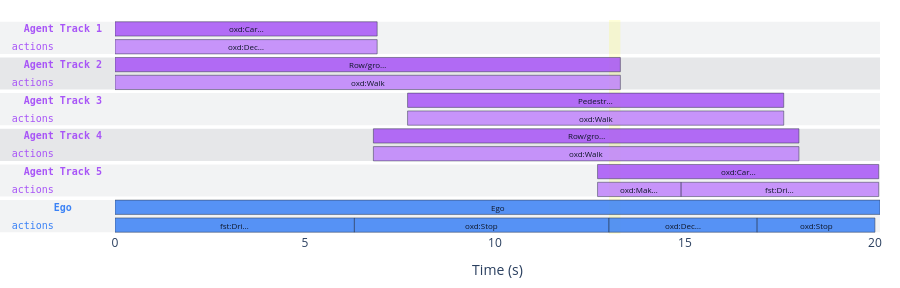

The cell this chart's notebook holds for it:
### Markdown cell above
## 7. `families=[...]` — render only selected annotation families

Every visualize entry point (`seq.visualize`, `render_timeline`,
`matches.visualize`) accepts a `families` whitelist. Pass a list
of family leaves — `"action"`, `"condition"`, `"containment"`,
`"influence"`, `"property"`, `"pose"`, `"state"`,
`"signal_head"`, `"env_control"`, `"physical_containment"` —
and the timeline collapses to just those rows.

Parent entity headers ("Env Track 1", "Agent Track 2", ...) are
NOT named in the whitelist. They auto-render for any entity
whose sub-rows survive the filter; entities with zero
surviving sub-rows drop entirely (no orphan headers). This is
the same composition rule used by `track_groups`, `entity_kinds`,
`agent_ids`, and the clip-local `track_visibility` switches:
every supplied segment filter ANDs together.

### Code cell
# Just the action rows across the clip — ego actions and any
# agent actions, with their entity headers as the only context.
viz.render_timeline(
    seq,
    highlight=(m.interval.start, m.interval.end),
    families=["action"],
)

### Figure 1 — Plotly figure (JSON) as saved in the notebook; plotly's stock layout.template omitted (floating-point values rounded to 4 significant figures)
{"data": [{"hoverinfo": "text", "hovertext": "Ego<br>[0.00s – 20.13s]<br>track: ego_act", "marker": {"color": "#3b82f6", "opacity": 0, "size": 20}, "mode": "markers", "name": "hover:segment:ego_parent_5", "showlegend": false, "type": "scatter", "x": [10.07], "xaxis": "x", "y": [10], "yaxis": "y"}, {"hoverinfo": "text", "hovertext": "fst:DrivingInLane<br>[0.00s – 6.30s]<br>track: ego_act", "marker": {"color": "#3b82f6", "opacity": 0, "size": 20}, "mode": "markers", "name": "hover:segment:ego_act_6", "showlegend": false, "type": "scatter", "x": [3.15], "xaxis": "x", "y": [11], "yaxis": "y"}, {"hoverinfo": "text", "hovertext": "oxd:Stop<br>[6.30s – 13.00s]<br>track: ego_act", "marker": {"color": "#3b82f6", "opacity": 0, "size": 20}, "mode": "markers", "name": "hover:segment:ego_act_7", "showlegend": false, "type": "scatter", "x": [9.65], "xaxis": "x", "y": [11], "yaxis": "y"}, {"hoverinfo": "text", "hovertext": "oxd:Decelerate<br>[13.00s – 16.90s]<br>track: ego_act", "marker": {"color": "#3b82f6", "opacity": 0, "size": 20}, "mode": "markers", "name": "hover:segment:ego_act_8", "showlegend": false, "type": "scatter", "x": [14.95], "xaxis": "x", "y": [11], "yaxis": "y"}, {"hoverinfo": "text", "hovertext": "oxd:Stop<br>[16.90s – 20.00s]<br>track: ego_act", "marker": {"color": "#3b82f6", "opacity": 0, "size": 20}, "mode": "markers", "name": "hover:segment:ego_act_9", "showlegend": false, "type": "scatter", "x": [18.45], "xaxis": "x", "y": [11], "yaxis": "y"}, {"hoverinfo": "text", "hovertext": "oxd:Car [Agent]<br>[0.00s – 6.90s]<br>track: agent_0", "marker": {"color": "#a855f7", "opacity": 0, "size": 20}, "mode": "markers", "name": "hover:segment:agent_0_26", "showlegend": false, "type": "scatter", "x": [3.45], "xaxis": "x", "y": [0], "yaxis": "y"}, {"hoverinfo": "text", "hovertext": "oxd:Decelerate<br>[0.00s – 6.90s]<br>track: agent_0", "marker": {"color": "#c084fc", "opacity": 0, "size": 20}, "mode": "markers", "name": "hover:segment:agent_action_0_0_27", "showlegend": false, "type": "scatter", "x": [3.45], "xaxis": "x", "y": [1], "yaxis": "y"}, {"hoverinfo": "text", "hovertext": "Row/group Pedestrian (Adult) [Agent]<br>[0.00s – 13.30s]<br>track: agent_1", "marker": {"color": "#a855f7", "opacity": 0, "size": 20}, "mode": "markers", "name": "hover:segment:agent_1_31", "showlegend": false, "type": "scatter", "x": [6.65], "xaxis": "x", "y": [2], "yaxis": "y"}, {"hoverinfo": "text", "hovertext": "oxd:Walk<br>[0.00s – 13.30s]<br>track: agent_1", "marker": {"color": "#c084fc", "opacity": 0, "size": 20}, "mode": "markers", "name": "hover:segment:agent_action_1_0_32", "showlegend": false, "type": "scatter", "x": [6.65], "xaxis": "x", "y": [3], "yaxis": "y"}, {"hoverinfo": "text", "hovertext": "Pedestrian (Adult) [Agent]<br>[7.70s – 17.60s]<br>track: agent_2", "marker": {"color": "#a855f7", "opacity": 0, "size": 20}, "mode": "markers", "name": "hover:segment:agent_2_36", "showlegend": false, "type": "scatter", "x": [12.65], "xaxis": "x", "y": [4], "yaxis": "y"}, {"hoverinfo": "text", "hovertext": "oxd:Walk<br>[7.70s – 17.60s]<br>track: agent_2", "marker": {"color": "#c084fc", "opacity": 0, "size": 20}, "mode": "markers", "name": "hover:segment:agent_action_2_0_37", "showlegend": false, "type": "scatter", "x": [12.65], "xaxis": "x", "y": [5], "yaxis": "y"}, {"hoverinfo": "text", "hovertext": "Row/group Pedestrian (Adult) [Agent]<br>[6.80s – 18.00s]<br>track: agent_3", "marker": {"color": "#a855f7", "opacity": 0, "size": 20}, "mode": "markers", "name": "hover:segment:agent_3_43", "showlegend": false, "type": "scatter", "x": [12.4], "xaxis": "x", "y": [6], "yaxis": "y"}, {"hoverinfo": "text", "hovertext": "oxd:Walk<br>[6.80s – 18.00s]<br>track: agent_3", "marker": {"color": "#c084fc", "opacity": 0, "size": 20}, "mode": "markers", "name": "hover:segment:agent_action_3_0_44", "showlegend": false, "type": "scatter", "x": [12.4], "xaxis": "x", "y": [7], "yaxis": "y"}, {"hoverinfo": "text", "hovertext": "oxd:Car [Agent]<br>[12.70s – 20.10s]<br>track: agent_4", "marker": {"color": "#a855f7", "opacity": 0, "size": 20}, "mode": "markers", "name": "hover:segment:agent_4_50", "showlegend": false, "type": "scatter", "x": [16.4], "xaxis": "x", "y": [8], "yaxis": "y"}, {"hoverinfo": "text", "hovertext": "oxd:MakeARightTurn (unprotected)<br>[12.70s – 14.90s]<br>track: agent_4", "marker": {"color": "#c084fc", "opacity": 0, "size": 20}, "mode": "markers", "name": "hover:segment:agent_action_4_0_51", "showlegend": false, "type": "scatter", "x": [13.8], "xaxis": "x", "y": [9], "yaxis": "y"}, {"hoverinfo": "text", "hovertext": "fst:DrivingInLane<br>[14.90s – 20.10s]<br>track: agent_4", "marker": {"color": "#c084fc", "opacity": 0, "size": 20}, "mode": "markers", "name": "hover:segment:agent_action_4_1_52", "showlegend": false, "type": "scatter", "x": [17.5], "xaxis": "x", "y": [9], "yaxis": "y"}], "layout": {"annotations": [{"font": {"color": "#0f172a", "size": 8}, "name": "label:ego_parent_5", "showarrow": false, "text": "Ego", "x": 10.07, "xref": "x", "y": 10, "yref": "y"}, {"font": {"color": "#0f172a", "size": 8}, "name": "label:ego_act_6", "showarrow": false, "text": "fst:Dri…", "x": 3.15, "xref": "x", "y": 11, "yref": "y"}, {"font": {"color": "#0f172a", "size": 8}, "name": "label:ego_act_7", "showarrow": false, "text": "oxd:Stop", "x": 9.65, "xref": "x", "y": 11, "yref": "y"}, {"font": {"color": "#0f172a", "size": 8}, "name": "label:ego_act_8", "showarrow": false, "text": "oxd:Dec…", "x": 14.95, "xref": "x", "y": 11, "yref": "y"}, {"font": {"color": "#0f172a", "size": 8}, "name": "label:ego_act_9", "showarrow": false, "text": "oxd:Stop", "x": 18.45, "xref": "x", "y": 11, "yref": "y"}, {"font": {"color": "#0f172a", "size": 8}, "name": "label:agent_0_26", "showarrow": false, "text": "oxd:Car…", "x": 3.45, "xref": "x", "y": 0, "yref": "y"}, {"font": {"color": "#0f172a", "size": 8}, "name": "label:agent_action_0_0_27", "showarrow": false, "text": "oxd:Dec…", "x": 3.45, "xref": "x", "y": 1, "yref": "y"}, {"font": {"color": "#0f172a", "size": 8}, "name": "label:agent_1_31", "showarrow": false, "text": "Row/gro…", "x": 6.65, "xref": "x", "y": 2, "yref": "y"}, {"font": {"color": "#0f172a", "size": 8}, "name": "label:agent_action_1_0_32", "showarrow": false, "text": "oxd:Walk", "x": 6.65, "xref": "x", "y": 3, "yref": "y"}, {"font": {"color": "#0f172a", "size": 8}, "name": "label:agent_2_36", "showarrow": false, "text": "Pedestr…", "x": 12.65, "xref": "x", "y": 4, "yref": "y"}, {"font": {"color": "#0f172a", "size": 8}, "name": "label:agent_action_2_0_37", "showarrow": false, "text": "oxd:Walk", "x": 12.65, "xref": "x", "y": 5, "yref": "y"}, {"font": {"color": "#0f172a", "size": 8}, "name": "label:agent_3_43", "showarrow": false, "text": "Row/gro…", "x": 12.4, "xref": "x", "y": 6, "yref": "y"}, {"font": {"color": "#0f172a", "size": 8}, "name": "label:agent_action_3_0_44", "showarrow": false, "text": "oxd:Walk", "x": 12.4, "xref": "x", "y": 7, "yref": "y"}, {"font": {"color": "#0f172a", "size": 8}, "name": "label:agent_4_50", "showarrow": false, "text": "oxd:Car…", "x": 16.4, "xref": "x", "y": 8, "yref": "y"}, {"font": {"color": "#0f172a", "size": 8}, "name": "label:agent_action_4_0_51", "showarrow": false, "text": "oxd:Mak…", "x": 13.8, "xref": "x", "y": 9, "yref": "y"}, {"font": {"color": "#0f172a", "size": 8}, "name": "label:agent_action_4_1_52", "showarrow": false, "text": "fst:Dri…", "x": 17.5, "xref": "x", "y": 9, "yref": "y"}], "height": 288, "margin": {"b": 40, "l": 80, "r": 20, "t": 20}, "shapes": [{"fillcolor": "rgba(15, 23, 42, 0.05)", "layer": "below", "line": {"width": 0}, "name": "entity_block:Agents:0", "opacity": 1, "type": "rect", "x0": -0.18, "x1": 1, "xref": "paper", "y0": -0.4, "y1": 1.4, "yref": "y"}, {"fillcolor": "rgba(15, 23, 42, 0.1)", "layer": "below", "line": {"width": 0}, "name": "entity_block:Agents:1", "opacity": 1, "type": "rect", "x0": -0.18, "x1": 1, "xref": "paper", "y0": 1.6, "y1": 3.4, "yref": "y"}, {"fillcolor": "rgba(15, 23, 42, 0.05)", "layer": "below", "line": {"width": 0}, "name": "entity_block:Agents:2", "opacity": 1, "type": "rect", "x0": -0.18, "x1": 1, "xref": "paper", "y0": 3.6, "y1": 5.4, "yref": "y"}, {"fillcolor": "rgba(15, 23, 42, 0.1)", "layer": "below", "line": {"width": 0}, "name": "entity_block:Agents:3", "opacity": 1, "type": "rect", "x0": -0.18, "x1": 1, "xref": "paper", "y0": 5.6, "y1": 7.4, "yref": "y"}, {"fillcolor": "rgba(15, 23, 42, 0.05)", "layer": "below", "line": {"width": 0}, "name": "entity_block:Agents:4", "opacity": 1, "type": "rect", "x0": -0.18, "x1": 1, "xref": "paper", "y0": 7.6, "y1": 9.4, "yref": "y"}, {"fillcolor": "rgba(15, 23, 42, 0.05)", "layer": "below", "line": {"width": 0}, "name": "entity_block:Ego:0", "opacity": 1, "type": "rect", "x0": -0.18, "x1": 1, "xref": "paper", "y0": 9.6, "y1": 11.4, "yref": "y"}, {"fillcolor": "yellow", "layer": "below", "line": {"width": 0}, "name": "highlight", "opacity": 0.15, "type": "rect", "x0": 13, "x1": 13.3, "xref": "x", "y0": -0.5, "y1": 11.5, "yref": "y"}, {"fillcolor": "#3b82f6", "layer": "above", "line": {"color": "#0f172a", "width": 0.5}, "name": "segment:ego_parent_5", "opacity": 0.85, "type": "rect", "x0": 0, "x1": 20.13, "xref": "x", "y0": 9.6, "y1": 10.4, "yref": "y"}, {"fillcolor": "#3b82f6", "layer": "above", "line": {"color": "#0f172a", "width": 0.5}, "name": "segment:ego_act_6", "opacity": 0.85, "type": "rect", "x0": 0, "x1": 6.3, "xref": "x", "y0": 10.6, "y1": 11.4, "yref": "y"}, {"fillcolor": "#3b82f6", "layer": "above", "line": {"color": "#0f172a", "width": 0.5}, "name": "segment:ego_act_7", "opacity": 0.85, "type": "rect", "x0": 6.3, "x1": 13, "xref": "x", "y0": 10.6, "y1": 11.4, "yref": "y"}, {"fillcolor": "#3b82f6", "layer": "above", "line": {"color": "#0f172a", "width": 0.5}, "name": "segment:ego_act_8", "opacity": 0.85, "type": "rect", "x0": 13, "x1": 16.9, "xref": "x", "y0": 10.6, "y1": 11.4, "yref": "y"}, {"fillcolor": "#3b82f6", "layer": "above", "line": {"color": "#0f172a", "width": 0.5}, "name": "segment:ego_act_9", "opacity": 0.85, "type": "rect", "x0": 16.9, "x1": 20, "xref": "x", "y0": 10.6, "y1": 11.4, "yref": "y"}, {"fillcolor": "#a855f7", "layer": "above", "line": {"color": "#0f172a", "width": 0.5}, "name": "segment:agent_0_26", "opacity": 0.85, "type": "rect", "x0": 0, "x1": 6.9, "xref": "x", "y0": -0.4, "y1": 0.4, "yref": "y"}, {"fillcolor": "#c084fc", "layer": "above", "line": {"color": "#0f172a", "width": 0.5}, "name": "segment:agent_action_0_0_27", "opacity": 0.85, "type": "rect", "x0": 0, "x1": 6.9, "xref": "x", "y0": 0.6, "y1": 1.4, "yref": "y"}, {"fillcolor": "#a855f7", "layer": "above", "line": {"color": "#0f172a", "width": 0.5}, "name": "segment:agent_1_31", "opacity": 0.85, "type": "rect", "x0": 0, "x1": 13.3, "xref": "x", "y0": 1.6, "y1": 2.4, "yref": "y"}, {"fillcolor": "#c084fc", "layer": "above", "line": {"color": "#0f172a", "width": 0.5}, "name": "segment:agent_action_1_0_32", "opacity": 0.85, "type": "rect", "x0": 0, "x1": 13.3, "xref": "x", "y0": 2.6, "y1": 3.4, "yref": "y"}, {"fillcolor": "#a855f7", "layer": "above", "line": {"color": "#0f172a", "width": 0.5}, "name": "segment:agent_2_36", "opacity": 0.85, "type": "rect", "x0": 7.7, "x1": 17.6, "xref": "x", "y0": 3.6, "y1": 4.4, "yref": "y"}, {"fillcolor": "#c084fc", "layer": "above", "line": {"color": "#0f172a", "width": 0.5}, "name": "segment:agent_action_2_0_37", "opacity": 0.85, "type": "rect", "x0": 7.7, "x1": 17.6, "xref": "x", "y0": 4.6, "y1": 5.4, "yref": "y"}, {"fillcolor": "#a855f7", "layer": "above", "line": {"color": "#0f172a", "width": 0.5}, "name": "segment:agent_3_43", "opacity": 0.85, "type": "rect", "x0": 6.8, "x1": 18, "xref": "x", "y0": 5.6, "y1": 6.4, "yref": "y"}, {"fillcolor": "#c084fc", "layer": "above", "line": {"color": "#0f172a", "width": 0.5}, "name": "segment:agent_action_3_0_44", "opacity": 0.85, "type": "rect", "x0": 6.8, "x1": 18, "xref": "x", "y0": 6.6, "y1": 7.4, "yref": "y"}, {"fillcolor": "#a855f7", "layer": "above", "line": {"color": "#0f172a", "width": 0.5}, "name": "segment:agent_4_50", "opacity": 0.85, "type": "rect", "x0": 12.7, "x1": 20.1, "xref": "x", "y0": 7.6, "y1": 8.4, "yref": "y"}, {"fillcolor": "#c084fc", "layer": "above", "line": {"color": "#0f172a", "width": 0.5}, "name": "segment:agent_action_4_0_51", "opacity": 0.85, "type": "rect", "x0": 12.7, "x1": 14.9, "xref": "x", "y0": 8.6, "y1": 9.4, "yref": "y"}, {"fillcolor": "#c084fc", "layer": "above", "line": {"color": "#0f172a", "width": 0.5}, "name": "segment:agent_action_4_1_52", "opacity": 0.85, "type": "rect", "x0": 14.9, "x1": 20.1, "xref": "x", "y0": 8.6, "y1": 9.4, "yref": "y"}], "xaxis": {"range": [0, 20.13], "showgrid": false, "title": {"text": "Time (s)"}, "zeroline": false}, "yaxis": {"range": [11.5, -0.5], "showgrid": false, "tickfont": {"family": "ui-monospace, SFMono-Regular, Menlo, Consolas, monospace", "size": 10}, "tickmode": "array", "ticktext": ["<span style=\"color:#a855f7\"><b>Agent Track 1</b>  </span>", "<span style=\"color:#a855f7\">actions          </span>", "<span style=\"color:#a855f7\"><b>Agent Track 2</b>  </span>", "<span style=\"color:#a855f7\">actions          </span>", "<span style=\"color:#a855f7\"><b>Agent Track 3</b>  </span>", "<span style=\"color:#a855f7\">actions          </span>", "<span style=\"color:#a855f7\"><b>Agent Track 4</b>  </span>", "<span style=\"color:#a855f7\">actions          </span>", "<span style=\"color:#a855f7\"><b>Agent Track 5</b>  </span>", "<span style=\"color:#a855f7\">actions          </span>", "<span style=\"color:#3b82f6\"><b>Ego</b>       </span>", "<span style=\"color:#3b82f6\">actions          </span>"], "tickvals": [0, 1, 2, 3, 4, 5, 6, 7, 8, 9, 10, 11], "zeroline": false}}}
